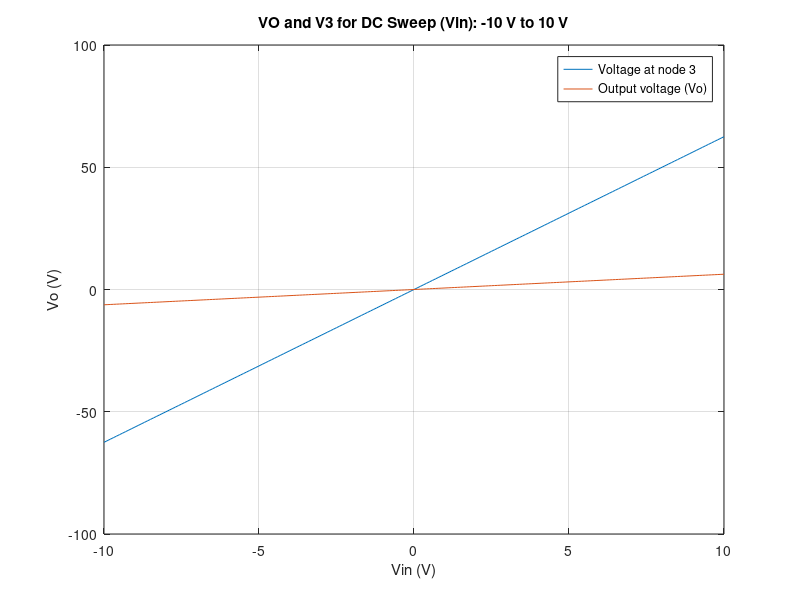
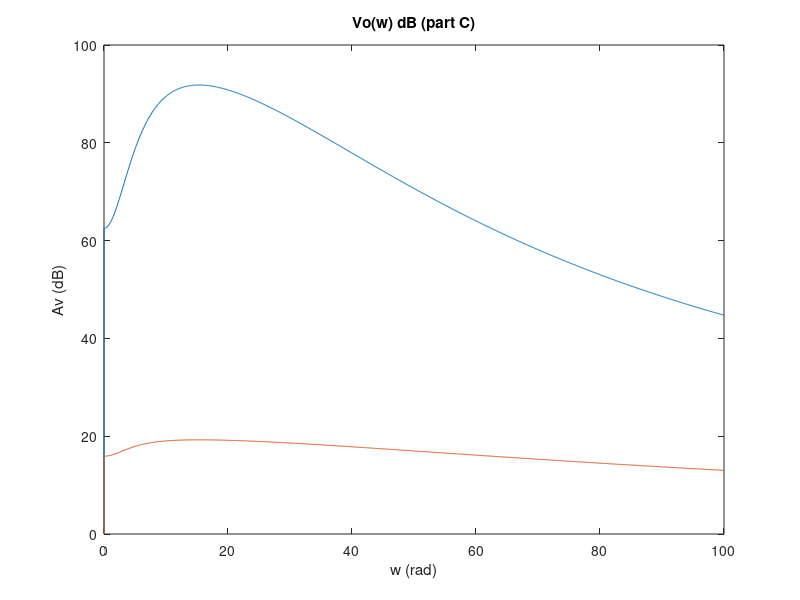

Here is the MATLAB script that generated these plots, in order: (Note: this script raises an error after producing the figures.)
clc
clear 
% Name: Oritseserundede Eda 
% CUID: 100993421 
% ELEC4700 LAB 7

G = zeros(6, 6); 

% Resistances for the five resistors:
R1 = 1;
R2 = 2;
R3 = 10;
R4 = 0.1; 
R0 = 1000; 

% Conductances:
G1 = 1/R1;
G2 = 1/R2;
G3 = 1/R3;
G4 = 1/R4;
G0 = 1/R0;

alpha = 100;
capacitance_value = 0.25;
L = 0.2;
vi = zeros(100, 1);
vo = zeros(100, 1);
v3 = zeros(100, 1);

G(1, 1) = 1;                                        
G(2, 1) = G1; G(2, 2) = -(G1 + G2); G(2, 6) = -1;   
G(3 ,3) = -G3; G(3, 6) = 1;                       
G(4, 3) = -alpha*G3; G(4, 4) = 1;                        
G(5, 5) = -(G4+G0); G(5, 4) = G4;   
G(6, 2) = -1; G(6, 3) = 1;                


C = zeros(6, 6);

C(2, 1) = capacitance_value; C(2, 2) = -capacitance_value;
C(6, 6) = L;

F = zeros(6, 1);
v = 0;

for vin = -10:0.1:10
    v = v + 1;
    F(1) = vin;
    Vm = G\F;
    vi(v) = vin;
    vo(v) = Vm(5);
    v3(v) = Vm(3);
end

figure(1)
plot(vi, vo);
hold on;
plot(vi, v3);
title('VO and V3 for DC Sweep (Vin): -10 V to 10 V');
xlabel('Vin (V)')
ylabel('Vo (V)')
legend('Voltage at node 3', 'Output voltage (Vo)');
grid on
hold off
vo2 = zeros(1000, 1); 
W = zeros(1000, 1);
Avlog = zeros(1000, 1);

for freq = linspace(0, 100, 1000)
    v = v+1;
    Vm2 = (G+1j*freq*C)\F;
    W(v) = freq;
    vo2(v) = norm(Vm2(5));
    Avlog(v) = 20*log10(norm(Vm2(5))/10);
end 
    
figure(2)
plot(W, vo2)
hold on;
plot(W, Avlog)
title('Vo(w) dB (part C)')
xlabel('w (rad)')
ylabel('Av (dB)')
w = pi;
new_c = zeros(1000,1);
new_G = zeros(1000,1);

for i = 1:1000
    crand = capacitance_value + 0.05*randn();
    C(2, 1) = crand; 
    C(2, 2) = -crand;
    C(3, 3) = L;
    Vm3 = (G+(1i*w*C))\F;
    new_c(i) = crand;
    new_G(i) = 20*log10(abs(Vm3(5))/10);
end

figure(3)
histogram(new_c)
title('Gain Histogram')
figure(4)
hist(new_G)